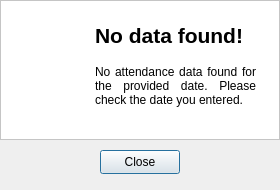
<?xml version="1.0" encoding="UTF-8"?>
<ui version="4.0">
 <class>NoDataFoundErrorDialog</class>
 <widget class="QDialog" name="NoDataFoundErrorDialog">
  <property name="geometry">
   <rect>
    <x>0</x>
    <y>0</y>
    <width>280</width>
    <height>190</height>
   </rect>
  </property>
  <property name="minimumSize">
   <size>
    <width>280</width>
    <height>190</height>
   </size>
  </property>
  <property name="maximumSize">
   <size>
    <width>280</width>
    <height>190</height>
   </size>
  </property>
  <property name="windowTitle">
   <string>Paper</string>
  </property>
  <property name="windowIcon">
   <iconset>
    <normaloff>../icons/icons8-origami-100.png</normaloff>../icons/icons8-origami-100.png</iconset>
  </property>
  <widget class="QFrame" name="frame">
   <property name="geometry">
    <rect>
     <x>0</x>
     <y>0</y>
     <width>280</width>
     <height>140</height>
    </rect>
   </property>
   <property name="styleSheet">
    <string notr="true">background-color: #FFF;</string>
   </property>
   <property name="frameShape">
    <enum>QFrame::StyledPanel</enum>
   </property>
   <property name="frameShadow">
    <enum>QFrame::Raised</enum>
   </property>
   <widget class="QWidget" name="horizontalLayoutWidget">
    <property name="geometry">
     <rect>
      <x>10</x>
      <y>10</y>
      <width>261</width>
      <height>121</height>
     </rect>
    </property>
    <layout class="QHBoxLayout" name="horizontalLayout">
     <property name="spacing">
      <number>10</number>
     </property>
     <property name="leftMargin">
      <number>5</number>
     </property>
     <property name="topMargin">
      <number>5</number>
     </property>
     <property name="rightMargin">
      <number>5</number>
     </property>
     <property name="bottomMargin">
      <number>5</number>
     </property>
     <item>
      <widget class="QLabel" name="label_2">
       <property name="minimumSize">
        <size>
         <width>60</width>
         <height>60</height>
        </size>
       </property>
       <property name="maximumSize">
        <size>
         <width>60</width>
         <height>60</height>
        </size>
       </property>
       <property name="text">
        <string/>
       </property>
       <property name="pixmap">
        <pixmap>../drawables/icons8-creative-commons-zero-96.png</pixmap>
       </property>
       <property name="scaledContents">
        <bool>true</bool>
       </property>
      </widget>
     </item>
     <item>
      <layout class="QVBoxLayout" name="verticalLayout">
       <property name="spacing">
        <number>10</number>
       </property>
       <property name="leftMargin">
        <number>10</number>
       </property>
       <property name="topMargin">
        <number>10</number>
       </property>
       <property name="rightMargin">
        <number>10</number>
       </property>
       <property name="bottomMargin">
        <number>10</number>
       </property>
       <item>
        <widget class="QLabel" name="label_6">
         <property name="minimumSize">
          <size>
           <width>0</width>
           <height>0</height>
          </size>
         </property>
         <property name="maximumSize">
          <size>
           <width>16777215</width>
           <height>20</height>
          </size>
         </property>
         <property name="font">
          <font>
           <pointsize>16</pointsize>
           <bold>true</bold>
          </font>
         </property>
         <property name="text">
          <string>No data found!</string>
         </property>
         <property name="wordWrap">
          <bool>true</bool>
         </property>
        </widget>
       </item>
       <item>
        <widget class="QLabel" name="label_3">
         <property name="maximumSize">
          <size>
           <width>16777215</width>
           <height>100</height>
          </size>
         </property>
         <property name="text">
          <string>No attendance data found for the provided date. Please check the date you entered.</string>
         </property>
         <property name="alignment">
          <set>Qt::AlignJustify|Qt::AlignVCenter</set>
         </property>
         <property name="wordWrap">
          <bool>true</bool>
         </property>
        </widget>
       </item>
      </layout>
     </item>
    </layout>
   </widget>
  </widget>
  <widget class="QPushButton" name="close_button">
   <property name="geometry">
    <rect>
     <x>100</x>
     <y>150</y>
     <width>80</width>
     <height>24</height>
    </rect>
   </property>
   <property name="text">
    <string>Close</string>
   </property>
  </widget>
 </widget>
 <resources/>
 <connections/>
</ui>
